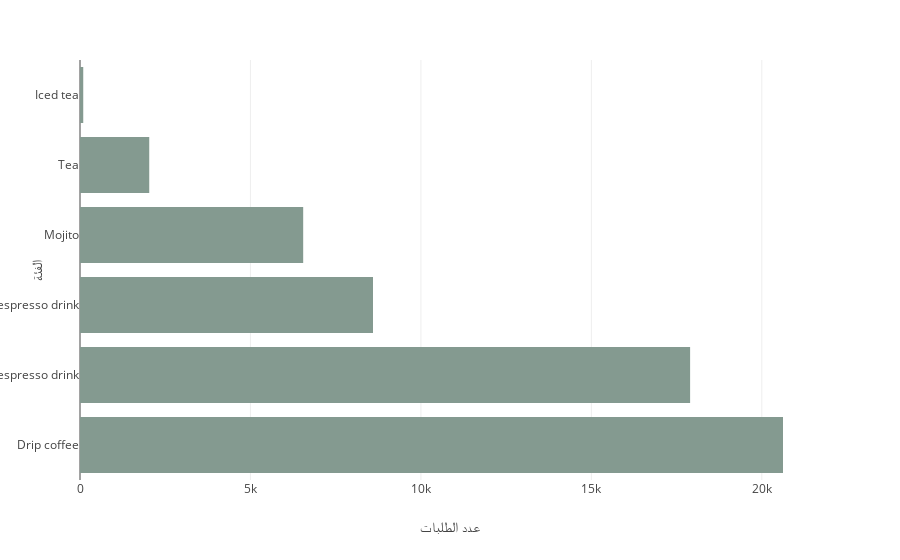

The notebook cell saved with this chart:
### Code cell
category_counts = categor_df['الفئة'].value_counts().reset_index()
category_counts.columns = ['الفئة' , 'عدد الطلبات']

fig = px.bar(
    category_counts, x='عدد الطلبات' , y='الفئة' , orientation='h' ,    color_discrete_sequence = ['#849a90']

)
fig

### Figure 1 — Plotly figure (JSON) as saved in the notebook; plotly's stock layout.template omitted (floating-point values rounded to 4 significant figures)
{"data": [{"alignmentgroup": "True", "hovertemplate": "عدد الطلبات=%{x}<br>الفئة=%{y}<extra></extra>", "legendgroup": "", "marker": {"color": "#849a90", "pattern": {"shape": ""}}, "name": "", "offsetgroup": "", "orientation": "h", "showlegend": false, "textposition": "auto", "type": "bar", "x": [20622, 17897, 8595, 6547, 2031, 95], "xaxis": "x", "y": ["Drip coffee", "Hot espresso drink", "Cold espresso drink", "Mojito", "Tea", "Iced tea"], "yaxis": "y"}], "layout": {"barmode": "relative", "legend": {"tracegroupgap": 0}, "margin": {"t": 60}, "xaxis": {"anchor": "y", "domain": [0, 1], "title": {"text": "عدد الطلبات"}}, "yaxis": {"anchor": "x", "domain": [0, 1], "title": {"text": "الفئة"}}}}
